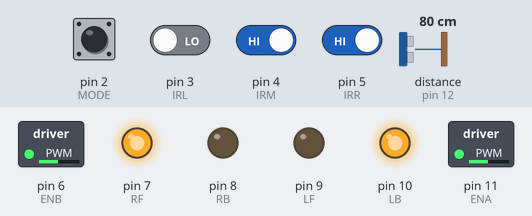
Recording of a sketch running on a simulated Arduino Uno, built with avr-gcc and run on an emulated ATmega328P. On the bench: switched loads named in the sketch (green lamp = pin HIGH), output pins drawn as LEDs (lit = HIGH). Inputs (shaded band) come from the test bench; at power-on: pin 4 (IRM), pin 5 (IRR) HIGH, pin 2 (MODE), pin 3 (IRL) LOW, distance to the obstacle (sensor on pin 12) 80 cm. The echo pulse lasts 58.3 µs per cm.

Above: at 1.2 s.
1.3 s: pin 3 (IRL) driven HIGH and pin 4 (IRM) driven LOW
At 2.4 s:
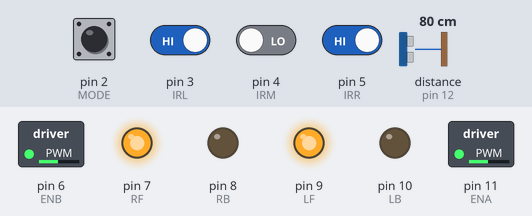
2.8 s: pin 5 (IRR) driven LOW
At 3.6 s:
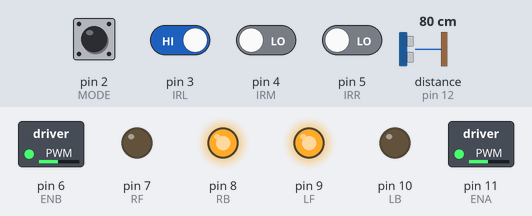
4.3 s: pin 5 (IRR) driven HIGH
At 4.8 s:
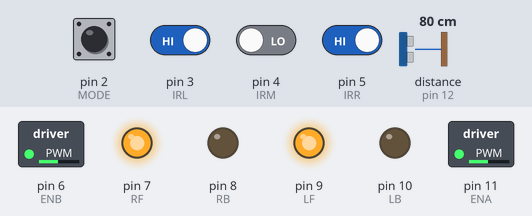
5.8 s: pin 3 (IRL) driven LOW
At 7.1 s:
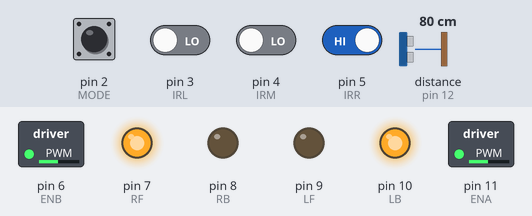
Timing chart, 0 to 8.3 s (numbered marks = the images above; inputs shaded):
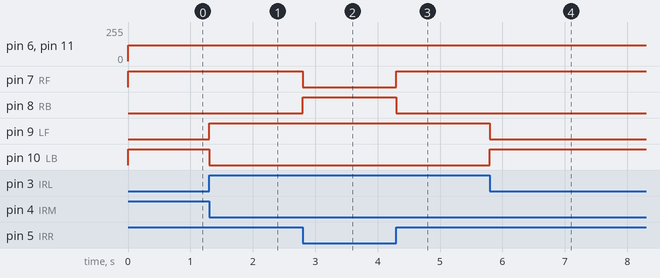

Measured:
- after the input at 1.3 s, pin 9 (LF): LOW → HIGH at once; pin 10 (LB): HIGH → LOW at once
- after the input at 2.8 s, pin 7 (RF): HIGH → LOW at once; pin 8 (RB): LOW → HIGH at once
- after the input at 4.3 s, pin 7 (RF): LOW → HIGH at once; pin 8 (RB): HIGH → LOW at once
- after the input at 5.8 s, pin 9 (LF): HIGH → LOW at once; pin 10 (LB): LOW → HIGH at once

The sketch:

Car.ino
```cpp
// Ultrasonic
#include <NewPing.h>          // Header library for ultrasonic sensor
NewPing ultra(13, 12, 20);    // (TriggPin, EchoPin, MaxDistance)
unsigned int U;

// Motor Driver
#define ENB 6                 // right speed
#define RF 7                  // right forward
#define RB 8                  // right backward
#define LF 9                  // left forward
#define LB 10                 // left backward
#define ENA 11                // left speed
#define Speed 120             // PWM (MAX = 255)

// Mode
#define MODE 2                // Bluetooth (HIGH) - InfraRed (LOW)

// Bluetooth
char blue;                    // Bluetooth Command

// Infrared
#define IRL 3                 // left sensor
#define IRM 4                 // middle sensor
#define IRR 5                 // right sensor
#define W 1                   // white
#define B 0                   // black
int SL;                       // left sensor reading
int SM;                       // middle sensor reading
int SR;                       // right sensor reading
char lastState = 'F';         // froward(F), right(R), left(L)
char obstacle;                // infrared obstacle control


// Movement Functions
void forward() {
  analogWrite(ENA, Speed);
  analogWrite(ENB, Speed);
  digitalWrite(RF, HIGH);
  digitalWrite(RB, LOW);
  digitalWrite(LF, HIGH);
  digitalWrite(LB, LOW);
}

void backward() {
  analogWrite(ENA, Speed);
  analogWrite(ENB, Speed);
  digitalWrite(RF, LOW);
  digitalWrite(RB, HIGH);
  digitalWrite(LF, LOW);
  digitalWrite(LB, HIGH);
}

void right() {
  analogWrite(ENA, Speed);
  analogWrite(ENB, Speed);
  digitalWrite(RF, LOW);
  digitalWrite(RB, HIGH);
  digitalWrite(LF, HIGH);
  digitalWrite(LB, LOW);
}

void left() {
  analogWrite(ENA, Speed);
  analogWrite(ENB, Speed);
  digitalWrite(RF, HIGH);
  digitalWrite(RB, LOW);
  digitalWrite(LF, LOW);
  digitalWrite(LB, HIGH);
}

void stop_motor() {
  analogWrite(ENA, Speed);
  analogWrite(ENB, Speed);
  digitalWrite(RF, LOW);
  digitalWrite(RB, LOW);
  digitalWrite(LF, LOW);
  digitalWrite(LB, LOW);
}


void setup() {
  pinMode(RF, OUTPUT);
  pinMode(RB, OUTPUT);
  pinMode(LF, OUTPUT);
  pinMode(LB, OUTPUT);
  pinMode(ENA, OUTPUT);
  pinMode(ENB, OUTPUT);

  pinMode(IRL, INPUT);
  pinMode(IRM, INPUT);
  pinMode(IRR, INPUT);

  pinMode(MODE, INPUT);
  Serial.begin(9600);
}

void loop() {
  // Ultrasonic
  U = ultra.ping_cm();                // Compare measured distance with max distance

  // Bluetooth
  if (digitalRead(MODE) == 1) {
    while (Serial.available()) {
      blue = Serial.read();
      if (U != 0) {
        if (blue == 'B')              backward();
        else                          stop_motor();
      }

      else {
        if (blue == 'S')              stop_motor();
        else if (blue == 'B')         backward();
        else if (blue == 'F')         forward();
        else if (blue == 'R')         right();
        else if (blue == 'L')         left();
      }
    }
  }

  // InfraRed
  else {
    SL = digitalRead(IRL);
    SM = digitalRead(IRM);
    SR = digitalRead(IRR);

    if (U != 0) {
      if (obstacle == 'R') {
        right();
        delay(1500);
        lastState = 'F';
      }

      else if (obstacle == 'L') {
        left();
        delay(1500);
        lastState = 'F';
      }
    }

    else {
      if ((SL == W && SM == B && SR == W) || (SL == B && SM == B && SR == B)) {
        forward();
        lastState = 'F';
      }

      else if ((SL == W && SM == W && SR == B) || (SL == W && SM == B && SR == B)) {
        right();
        lastState = 'R';
        obstacle = 'R';
      }

      else if ((SL == B && SM == W && SR == W) || (SL == B && SM == B && SR == W)) {
        left();
        lastState = 'L';
        obstacle = 'L';
      }

      else if (SL == W && SM == W && SR == W) {
        if (lastState == 'F')                 forward();
        else if (lastState == 'R')            right();
        else if (lastState == 'L')            left();
      }
    }
  }
}
```
